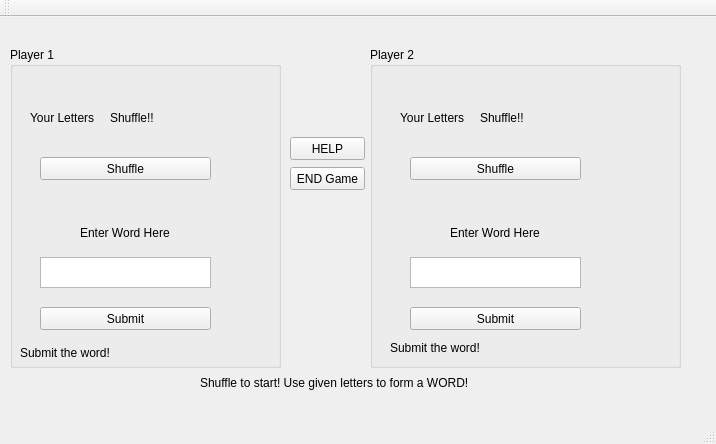
<?xml version="1.0" encoding="UTF-8"?>
<ui version="4.0">
 <class>WordFun</class>
 <widget class="QMainWindow" name="WordFun">
  <property name="geometry">
   <rect>
    <x>0</x>
    <y>0</y>
    <width>716</width>
    <height>444</height>
   </rect>
  </property>
  <property name="windowTitle">
   <string>Word Fun Club</string>
  </property>
  <widget class="QWidget" name="centralWidget">
   <widget class="QGroupBox" name="groupBox">
    <property name="geometry">
     <rect>
      <x>10</x>
      <y>30</y>
      <width>271</width>
      <height>321</height>
     </rect>
    </property>
    <property name="title">
     <string>Player 1</string>
    </property>
    <widget class="QLabel" name="label_2">
     <property name="geometry">
      <rect>
       <x>20</x>
       <y>50</y>
       <width>71</width>
       <height>41</height>
      </rect>
     </property>
     <property name="text">
      <string>Your Letters</string>
     </property>
    </widget>
    <widget class="QLabel" name="label_3">
     <property name="geometry">
      <rect>
       <x>100</x>
       <y>50</y>
       <width>161</width>
       <height>41</height>
      </rect>
     </property>
     <property name="text">
      <string>Shuffle!!</string>
     </property>
    </widget>
    <widget class="QPushButton" name="pushButton">
     <property name="geometry">
      <rect>
       <x>30</x>
       <y>110</y>
       <width>171</width>
       <height>23</height>
      </rect>
     </property>
     <property name="text">
      <string>Shuffle</string>
     </property>
    </widget>
    <widget class="QLabel" name="label_4">
     <property name="geometry">
      <rect>
       <x>70</x>
       <y>170</y>
       <width>101</width>
       <height>31</height>
      </rect>
     </property>
     <property name="text">
      <string>Enter Word Here</string>
     </property>
    </widget>
    <widget class="QPushButton" name="pushButton_2">
     <property name="geometry">
      <rect>
       <x>30</x>
       <y>260</y>
       <width>171</width>
       <height>23</height>
      </rect>
     </property>
     <property name="text">
      <string>Submit</string>
     </property>
    </widget>
    <widget class="QLabel" name="label_5">
     <property name="geometry">
      <rect>
       <x>10</x>
       <y>290</y>
       <width>191</width>
       <height>31</height>
      </rect>
     </property>
     <property name="text">
      <string>Submit the word!</string>
     </property>
    </widget>
    <widget class="QTextEdit" name="textEdit">
     <property name="geometry">
      <rect>
       <x>30</x>
       <y>210</y>
       <width>171</width>
       <height>31</height>
      </rect>
     </property>
    </widget>
   </widget>
   <widget class="QGroupBox" name="groupBox_2">
    <property name="geometry">
     <rect>
      <x>370</x>
      <y>30</y>
      <width>311</width>
      <height>321</height>
     </rect>
    </property>
    <property name="title">
     <string>Player 2</string>
    </property>
    <widget class="QPushButton" name="pushButton_7">
     <property name="geometry">
      <rect>
       <x>40</x>
       <y>260</y>
       <width>171</width>
       <height>23</height>
      </rect>
     </property>
     <property name="text">
      <string>Submit</string>
     </property>
    </widget>
    <widget class="QLabel" name="label_7">
     <property name="geometry">
      <rect>
       <x>30</x>
       <y>50</y>
       <width>71</width>
       <height>41</height>
      </rect>
     </property>
     <property name="text">
      <string>Your Letters</string>
     </property>
    </widget>
    <widget class="QPushButton" name="pushButton_3">
     <property name="geometry">
      <rect>
       <x>40</x>
       <y>110</y>
       <width>171</width>
       <height>23</height>
      </rect>
     </property>
     <property name="text">
      <string>Shuffle</string>
     </property>
    </widget>
    <widget class="QLabel" name="label_8">
     <property name="geometry">
      <rect>
       <x>110</x>
       <y>50</y>
       <width>201</width>
       <height>41</height>
      </rect>
     </property>
     <property name="text">
      <string>Shuffle!!</string>
     </property>
    </widget>
    <widget class="QLabel" name="label_9">
     <property name="geometry">
      <rect>
       <x>80</x>
       <y>170</y>
       <width>111</width>
       <height>31</height>
      </rect>
     </property>
     <property name="text">
      <string>Enter Word Here</string>
     </property>
    </widget>
    <widget class="QTextEdit" name="textEdit_2">
     <property name="geometry">
      <rect>
       <x>40</x>
       <y>210</y>
       <width>171</width>
       <height>31</height>
      </rect>
     </property>
    </widget>
    <widget class="QLabel" name="label_10">
     <property name="geometry">
      <rect>
       <x>250</x>
       <y>430</y>
       <width>131</width>
       <height>16</height>
      </rect>
     </property>
     <property name="text">
      <string>TextLabel</string>
     </property>
    </widget>
    <widget class="QLabel" name="label">
     <property name="geometry">
      <rect>
       <x>20</x>
       <y>290</y>
       <width>231</width>
       <height>21</height>
      </rect>
     </property>
     <property name="text">
      <string>Submit the word!</string>
     </property>
    </widget>
   </widget>
   <widget class="QPushButton" name="pushButton_4">
    <property name="geometry">
     <rect>
      <x>290</x>
      <y>150</y>
      <width>75</width>
      <height>23</height>
     </rect>
    </property>
    <property name="text">
     <string>END Game</string>
    </property>
   </widget>
   <widget class="QLabel" name="label_11">
    <property name="geometry">
     <rect>
      <x>200</x>
      <y>310</y>
      <width>291</width>
      <height>111</height>
     </rect>
    </property>
    <property name="text">
     <string>Shuffle to start! Use given letters to form a WORD!</string>
    </property>
   </widget>
   <widget class="QPushButton" name="pushButton_5">
    <property name="geometry">
     <rect>
      <x>290</x>
      <y>120</y>
      <width>75</width>
      <height>23</height>
     </rect>
    </property>
    <property name="text">
     <string>HELP</string>
    </property>
   </widget>
   <zorder>groupBox</zorder>
   <zorder>groupBox_2</zorder>
   <zorder>pushButton_4</zorder>
   <zorder>label_11</zorder>
   <zorder>label_8</zorder>
   <zorder>pushButton_5</zorder>
  </widget>
  <widget class="QMenuBar" name="menuBar">
   <property name="geometry">
    <rect>
     <x>0</x>
     <y>0</y>
     <width>716</width>
     <height>21</height>
    </rect>
   </property>
  </widget>
  <widget class="QToolBar" name="mainToolBar">
   <attribute name="toolBarArea">
    <enum>TopToolBarArea</enum>
   </attribute>
   <attribute name="toolBarBreak">
    <bool>false</bool>
   </attribute>
  </widget>
  <widget class="QStatusBar" name="statusBar"/>
 </widget>
 <layoutdefault spacing="6" margin="11"/>
 <resources/>
 <connections/>
</ui>
